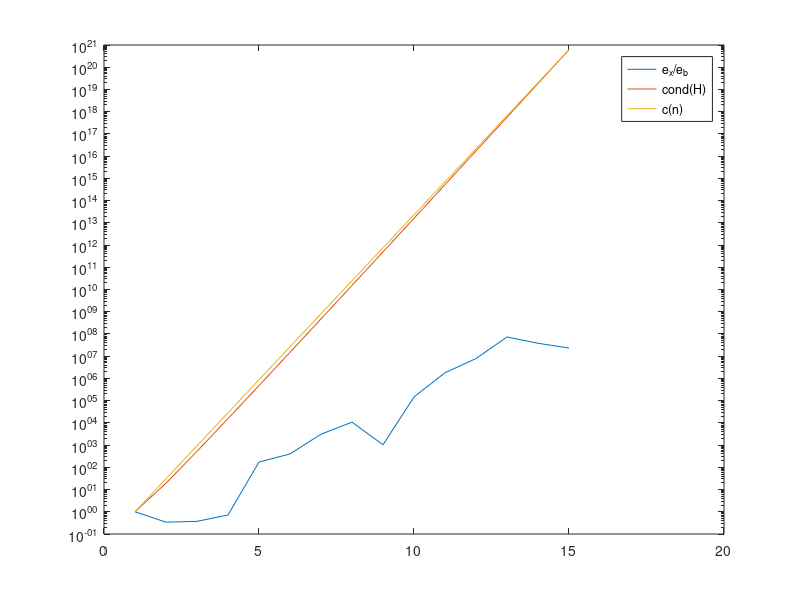

Reproduce this figure in MATLAB.
% Devin Balian 2791430

clear all;

N = 15;
delta = 1e-5;
e = zeros(N, 1);
cond = zeros(N, 1);
for n = 1:N

    % Hilbert matrix
    H = hilb(n);
    Hinv = invhilb(n);

    % rhs vector
    b = ones(n, 1);
    b_delta = b + rand(n, 1) * delta / sqrt(n);
    e_b = norm(b - b_delta)/norm(b);

    x = H\b;
    x_delta = H\b_delta;
    e_x = norm(x - x_delta)/norm(x);

    % Set error and data
    e(n) = e_x/e_b;
    cond(n) = norm(H)*norm(Hinv);
end

% Calculate a for cond(n) = exp(an)
a = mean(diff(log(cond)))
c = exp((1:N) * a) / exp(a);

% Plot resuts
semilogy(e)
hold on
semilogy(cond)
semilogy(c)
legend("e_x/e_b", "cond(H)", "c(n)")
